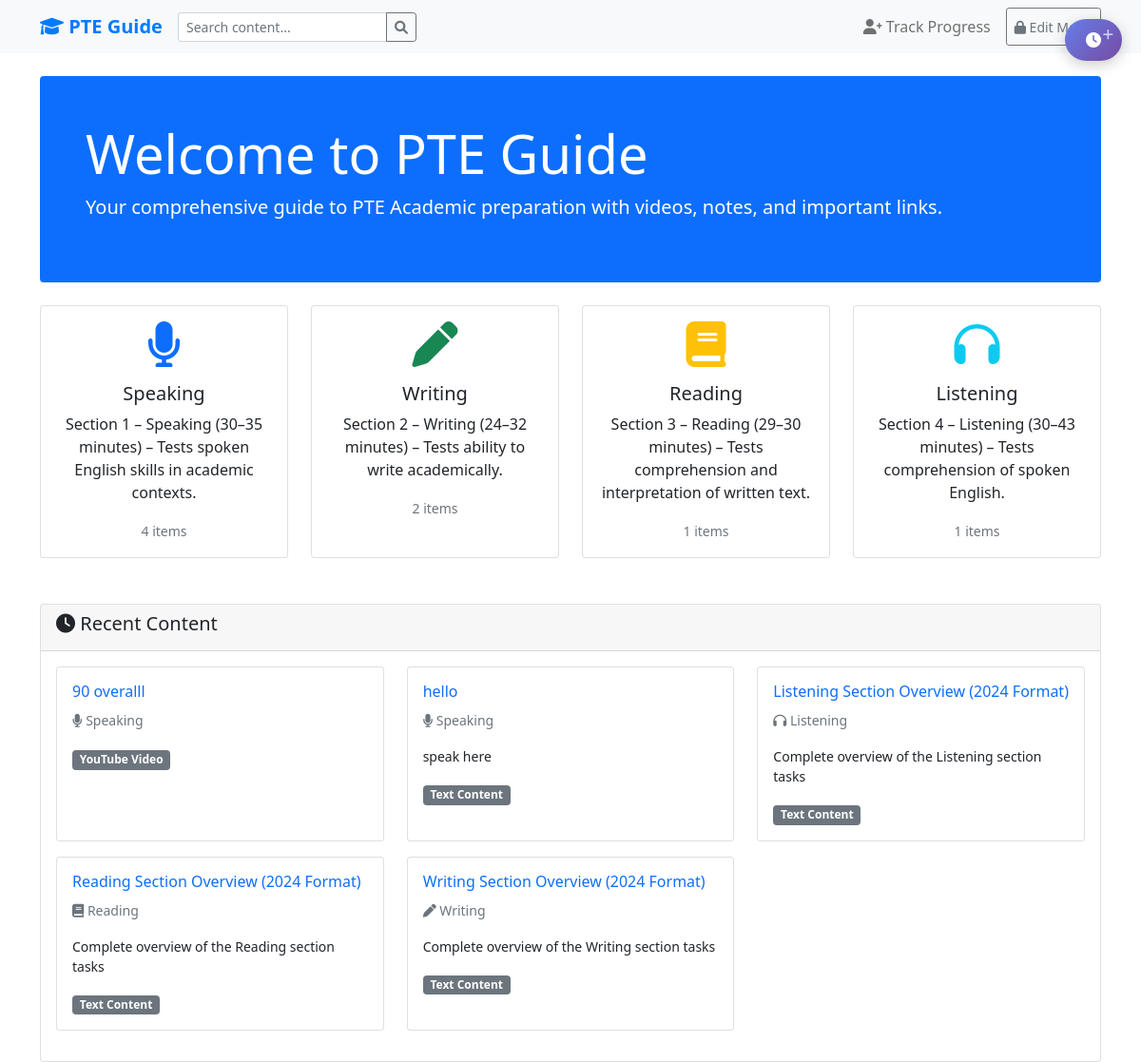
The page / on the database its author committed.
### guide/models.py (models this page shows, shortened)
class Section(models.Model):
    SECTION_CHOICES = [
        ('speaking', 'Speaking'),
        ('writing', 'Writing'),
        ('reading', 'Reading'),
        ('listening', 'Listening'),
        ('collaborative', 'Collaborative Study'),
    ]
    name = models.CharField(max_length=20, choices=SECTION_CHOICES, unique=True)
    title = models.CharField(max_length=100)
    description = models.TextField(blank=True)
    created_at = models.DateTimeField(auto_now_add=True)
    updated_at = models.DateTimeField(auto_now=True)

class Content(models.Model):
    CONTENT_TYPES = [
        ('video', 'YouTube Video'),
        ('note', 'Note'),
        ('text', 'Text Content'),
    ]
    section = models.ForeignKey(Section, on_delete=models.CASCADE, related_name='contents')
    title = models.CharField(max_length=200)
    content_type = models.CharField(max_length=10, choices=CONTENT_TYPES)
    description = models.TextField(blank=True)
    youtube_url = models.TextField(blank=True, default='', help_text="YouTube video URL")
    text_content = models.TextField(blank=True)
    order = models.PositiveIntegerField(default=0, help_text="Order of display within section")
    is_active = models.BooleanField(default=True)
    created_at = models.DateTimeField(auto_now_add=True)
    updated_at = models.DateTimeField(auto_now=True)
    class Meta:
        ordering = ['order', 'created_at']

### guide/views.py (the view)
# urls.py: path('', views.home, name='home'),
def home(request):
    sections = Section.objects.all()
    search_query = request.GET.get('search', '')
    recent_content = Content.objects.filter(is_active=True).order_by('-created_at')[:5]
    if search_query:
        search_results = Content.objects.filter(
            Q(title__icontains=search_query) |
            Q(description__icontains=search_query) |
            Q(text_content__icontains=search_query),
            is_active=True
        ).order_by('-created_at')[:10]
    else:
        search_results = None
    context = {
        'sections': sections,
        'recent_content': recent_content,
        'search_query': search_query,
        'search_results': search_results,
    }
    return render(request, 'guide/home.html', context)

### guide/templates/guide/home.html (shortened to what this page needs)
{% extends 'guide/base.html' %}
{% block content %}
<div class="row mb-4">
    <div class="col-12">
        <div class="jumbotron bg-primary text-white p-5 rounded">
            <h1 class="display-4">Welcome to PTE Guide</h1>
            <p class="lead">Your comprehensive guide to PTE Academic preparation with videos, notes, and important links.</p>
        </div>
    </div>
</div>
<div class="row">
    {% for section in sections %}
    <div class="col-md-6 col-lg-3 mb-4">
        <div class="card section-card h-100" onclick="location.href='{% url 'section_detail' section.name %}'">
            <div class="card-body text-center">
                <div class="mb-3">
                    {% if section.name == 'speaking' %}
                        <i class="fas fa-microphone fa-3x text-primary"></i>
                    {% elif section.name == 'writing' %}
                        <i class="fas fa-pen fa-3x text-success"></i>
                    {% elif section.name == 'reading' %}
                        <i class="fas fa-book fa-3x text-warning"></i>
                    {% elif section.name == 'listening' %}
                        <i class="fas fa-headphones fa-3x text-info"></i>
                    {% elif section.name == 'collaborative' %}
                        <i class="fas fa-users fa-3x text-purple"></i>
                    {% endif %}
                </div>
                <h5 class="card-title">{{ section.title }}</h5>
                <p class="card-text">{{ section.description|truncatewords:15 }}</p>
                <small class="text-muted">{{ section.contents.count }} items</small>
            </div>
        </div>
    </div>
    {% endfor %}
</div>
{% if recent_content %}
<div class="row mt-4">
    <div class="col-12">
        <div class="card">
            <div class="card-header">
                <h5><i class="fas fa-clock"></i> Recent Content</h5>
            </div>
            <div class="card-body">
                <div class="row">
                    {% for content in recent_content %}
                        <div class="col-md-6 col-lg-4 mb-3">
                            <div class="card h-100">
                                <div class="card-body">
                                    <h6 class="card-title">
                                        <a href="{% url 'section_detail' content.section.name %}" class="text-decoration-none">
                                            {{ content.title }}
                                        </a>
                                    </h6>
                                    <p class="card-text">
                                        <small class="text-muted">
                                            <i class="fas fa-{% if content.section.name == 'speaking' %}microphone{% elif content.section.name == 'writing' %}pen{% elif content.section.name == 'reading' %}book{% elif content.section.name == 'listening' %}headphones{% elif content.section.name == 'collaborative' %}users{% endif %}"></i>
                                            {{ content.section.title }}
                                        </small>
                                    </p>
                                    {% if content.description %}
                                        <p class="card-text small">{{ content.description|truncatewords:15 }}</p>
                                    {% endif %}
                                    <span class="badge bg-secondary">{{ content.get_content_type_display }}</span>
                                </div>
                            </div>
                        </div>
                    {% endfor %}
                </div>
            </div>
        </div>
    </div>
</div>
{% endif %}
{% endblock %}

### guide/templates/guide/base.html (shortened to what this page needs)
<!DOCTYPE html>
<html lang="en">
<head>
    <link href="https://cdn.jsdelivr.net/npm/bootstrap@5.1.3/dist/css/bootstrap.min.css" rel="stylesheet">
    <link href="https://cdnjs.cloudflare.com/ajax/libs/font-awesome/6.0.0/css/all.min.css" rel="stylesheet">
</head>
<body>
    <nav class="navbar navbar-expand-lg navbar-light bg-light">
        <div class="container">
            <a class="navbar-brand" href="{% url 'home' %}">
                <i class="fas fa-graduation-cap"></i> PTE Guide
            </a>
            <form class="d-flex me-auto" method="get" action="{% url 'search_content' %}">
                <div class="input-group">
                    <input class="form-control form-control-sm" type="search" name="q"
                           placeholder="Search content..." value="{{ request.GET.q }}">
                    <button class="btn btn-outline-secondary btn-sm" type="submit">
                        <i class="fas fa-search"></i>
                    </button>
                </div>
            </form>
            <div class="navbar-nav ms-auto d-flex flex-row gap-2">
                {% if request.session.current_user %}
                    <span class="navbar-text me-2">
                        <i class="fas fa-user text-primary"></i> {{ request.session.current_user }}
                    </span>
                    <a class="nav-link" href="{% url 'favorites' %}" title="My Favorites">
                        <i class="fas fa-heart"></i>
                    </a>
                    <a class="nav-link" href="{% url 'progress' %}" title="My Progress">
                        <i class="fas fa-chart-line"></i>
                    </a>
                    <a class="nav-link" href="{% url 'user_logout' %}" title="Logout">
                        <i class="fas fa-sign-out-alt"></i>
                    </a>
                {% else %}
                    <a class="nav-link" href="{% url 'user_login' %}" title="Track Your Progress">
                        <i class="fas fa-user-plus"></i> Track Progress
                    </a>
                {% endif %}
                {% if request.session.can_edit %}
                <span class="navbar-text me-3">
                    <i class="fas fa-edit text-success"></i> Edit Mode
                </span>
                <a class="nav-link" href="{% url 'logout_edit' %}">
                    <i class="fas fa-cog"></i> Exit Edit
                </a>
                {% else %}
                <button class="btn btn-outline-secondary btn-sm" data-bs-toggle="modal" data-bs-target="#authModal">
                    <i class="fas fa-lock"></i> Edit Mode
                </button>
                {% endif %}
            </div>
        </div>
    </nav>
    <div class="container mt-4">
        {% block content %}
        {% endblock %}
    </div>
    <div id="timerWidget" class="timer-widget collapsed">
        <button class="collapse-btn" onclick="toggleTimer()" id="collapseBtn">
            <i class="fas fa-plus"></i>
        </button>
        <div id="collapsedContent">
            <i class="fas fa-clock"></i>
        </div>
    </div>
</body>
</html>

### guide/templates/guide/base.html (style rules this page uses)
.navbar-brand { font-weight: bold; color: #007bff !important; }
.section-card { transition: transform 0.2s; cursor: pointer; }
.timer-widget { position: fixed; top: 20px; right: 20px; background: linear-gradient(135deg, #667eea 0%, #764ba2 100%); color: white; padding: 15px; border-radius: 15px; box-shadow: 0 4px 15px rgba(0,0,0,0.2); z-index: 1000; min-width: 200px; text-align: center; border: none; transition: all 0.3s ease; }
.timer-widget.collapsed { padding: 10px; min-width: 60px; border-radius: 50px; }
.collapse-btn { position: absolute; top: 5px; right: 5px; background: none; border: none; color: rgba(255,255,255,0.7); font-size: 0.8rem; cursor: pointer; padding: 2px 4px; border-radius: 3px; }

### rows shown on the page
Section: name "speaking" (drawn), title "Speaking", description "Section 1 – Speaking (30–35 minutes) – Tests spoken English skills in academic contexts.", contents.count "4"
Section: name "writing" (drawn), title "Writing", description "Section 2 – Writing (24–32 minutes) – Tests ability to write academically.", contents.count "2"
Section: name "reading" (drawn), title "Reading", description "Section 3 – Reading (29–30 minutes) – Tests comprehension and interpretation of written text.", contents.count "1"
Section: name "listening" (drawn), title "Listening", description "Section 4 – Listening (30–43 minutes) – Tests comprehension of spoken English.", contents.count "1"
Content: title "90 overalll", section "Speaking", content_type "YouTube Video"
Content: title "hello", section "Speaking", description "speak here", content_type "Text Content"
Content: title "Listening Section Overview (2024 Format)", section "Listening", description "Complete overview of the Listening section tasks", content_type "Text Content"
Content: title "Reading Section Overview (2024 Format)", section "Reading", description "Complete overview of the Reading section tasks", content_type "Text Content"
Content: title "Writing Section Overview (2024 Format)", section "Writing", description "Complete overview of the Writing section tasks", content_type "Text Content"
